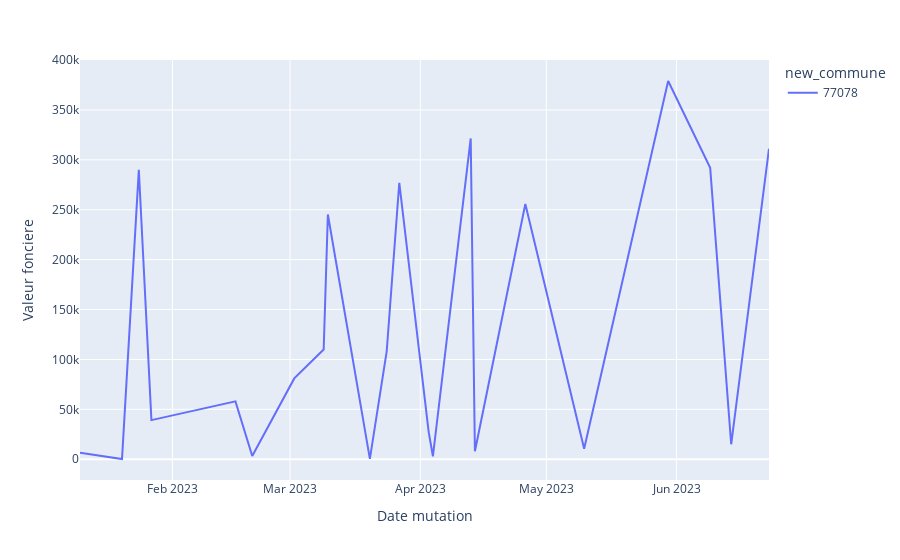

Notebook cell for this chart:
### Code cell
px.line(seine_et_marneDf.groupby(["new_commune", "Date mutation"])[
    "Valeur fonciere"].mean().reset_index().sort_values("Date mutation")[lambda x: x["new_commune"] == 77078], x="Date mutation", y="Valeur fonciere", color="new_commune")

### Figure 1 — Plotly figure (JSON) as saved in the notebook; plotly's stock layout.template omitted (floating-point values rounded to 4 significant figures)
{"data": [{"hovertemplate": "new_commune=77078<br>Date mutation=%{x}<br>Valeur fonciere=%{y}<extra></extra>", "legendgroup": "77078", "line": {"color": "#636efa", "dash": "solid"}, "marker": {"symbol": "circle"}, "mode": "lines", "name": "77078", "orientation": "v", "showlegend": true, "type": "scatter", "x": ["2023-01-10T00:00:00", "2023-01-20T00:00:00", "2023-01-24T00:00:00", "2023-01-27T00:00:00", "2023-02-16T00:00:00", "2023-02-20T00:00:00", "2023-03-02T00:00:00", "2023-03-09T00:00:00", "2023-03-10T00:00:00", "2023-03-20T00:00:00", "2023-03-24T00:00:00", "2023-03-27T00:00:00", "2023-04-03T00:00:00", "2023-04-04T00:00:00", "2023-04-13T00:00:00", "2023-04-14T00:00:00", "2023-04-26T00:00:00", "2023-05-10T00:00:00", "2023-05-30T00:00:00", "2023-06-09T00:00:00", "2023-06-14T00:00:00", "2023-06-23T00:00:00"], "xaxis": "x", "y": [6566.0, 248, 290000, 39190.0, 58000, 3332, 81000, 109900, 245200, 424, 108000, 277000, 27155, 2971.0, 321450, 7966, 255800.0, 10450, 379000, 292000, 15000, 311160], "yaxis": "y"}], "layout": {"legend": {"title": {"text": "new_commune"}, "tracegroupgap": 0}, "margin": {"t": 60}, "xaxis": {"anchor": "y", "domain": [0, 1], "title": {"text": "Date mutation"}}, "yaxis": {"anchor": "x", "domain": [0, 1], "title": {"text": "Valeur fonciere"}}}}
